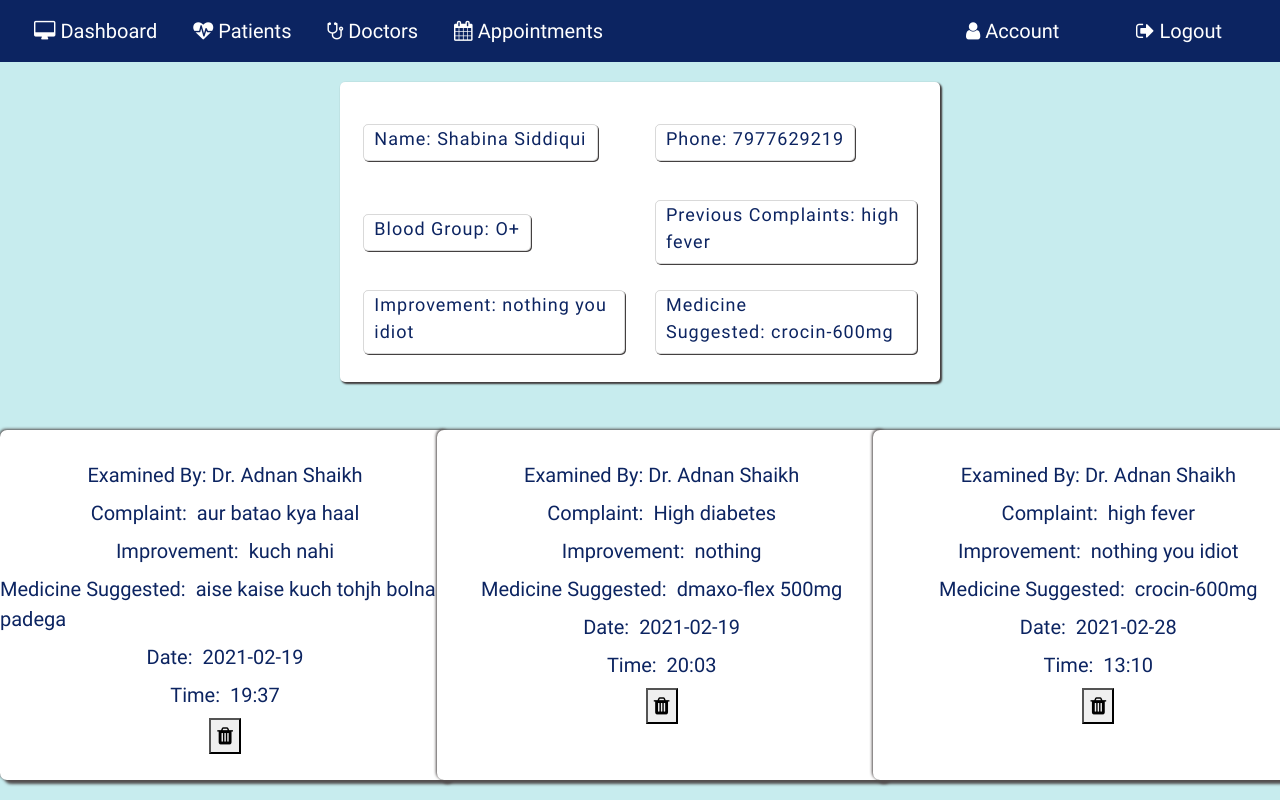
/viewapp/1 (signed in), run on an earlier commit of the app's database.
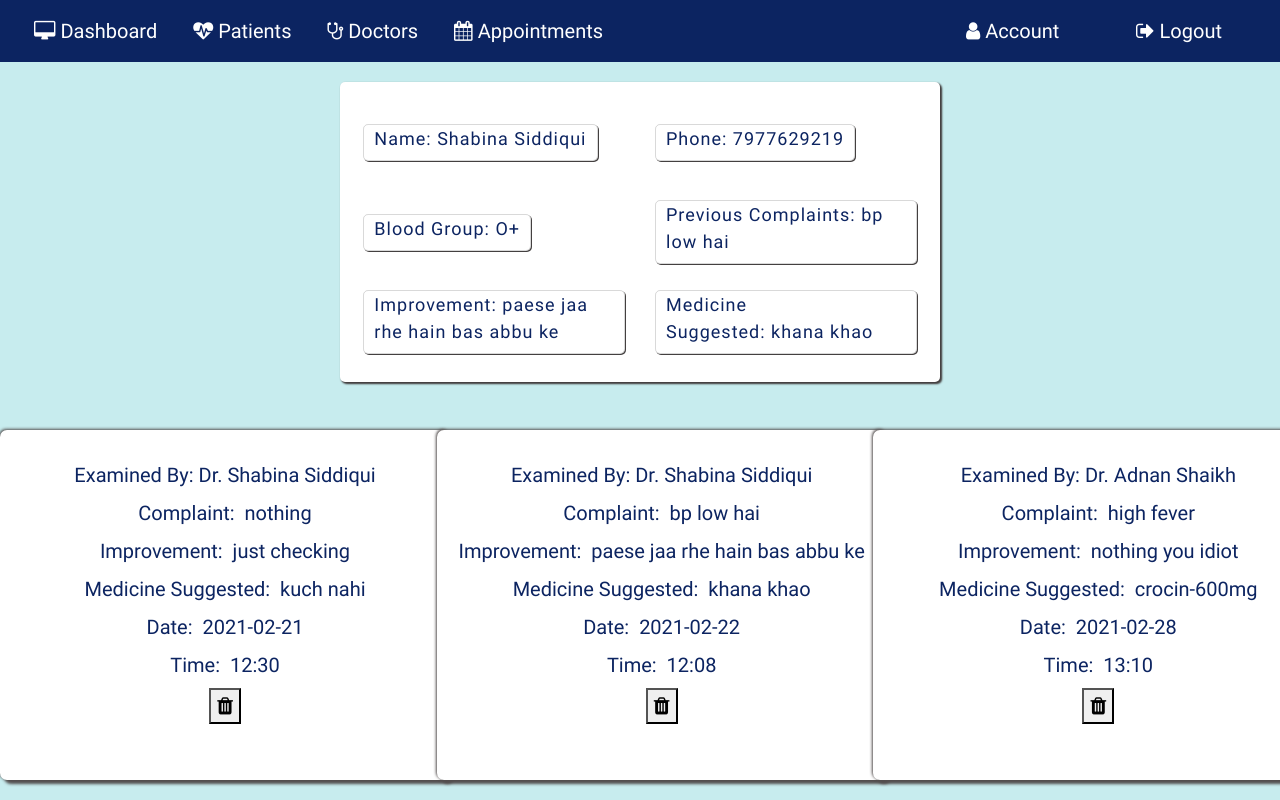
And on a later commit of the database.
### application/routes.py (models this page shows, shortened)
class Patient(db.Model):
  __tablename__ = 'Patient'
  id = db.Column(db.Integer, primary_key=True)
  pname = db.Column(db.String(20))
  age= db.Column(db.String(20))
  phone=db.Column(db.String(20))
  gender=db.Column(db.String(10))
  bgroup=db.Column(db.String(5))
  state=db.Column(db.String(15))
  address=db.Column(db.String(100))
  mstatus=db.Column(db.String(10))
  complaint=db.Column(db.String(5000))
  improvement=db.Column(db.String(5000))
  medicine_suggested=db.Column(db.String(5000))
  pat_image = db.Column(db.String(20), nullable=False, default='default.jpg')

class Appointments(db.Model):
  __tablename__ = 'Appointments'
  id = db.Column(db.Integer, primary_key=True)
  pname=db.Column(db.String(100))
  examinedby = db.Column(db.String(100))
  complaint = db.Column(db.String(5000))
  medicine_suggested = db.Column(db.String(5000))
  improvements = db.Column(db.String(5000))
  date= db.Column(db.String(50))
  time= db.Column(db.String(50))

### application/routes.py (the view)
@app.route('/viewapp/<id>',methods=['POST','GET'])
def viewapp(id):
  if 'username' in session:
    pat=Patient.query.filter_by(id=id).first()
    pname=pat.pname
    appointment= Appointments.query.filter_by(pname=pname).order_by(Appointments.date).all()
    if request.method=='GET':
      return render_template('viewapp.html',appointment=appointment, pat=pat)
    return render_template('viewapp.html',appointment=appointment, pat=pat, app=app)

### application/templates/viewapp.html (shortened to what this page needs)
{% extends 'layout.html' %}{% include 'includes/nav.html' %} {% block content%}
<section id="viewapp">
  <div class="outer-container">
    <div class="container-view">
      <form action="" method="GET">
        <div class="row row-view">
          <div class="col-5 col-view">
            <div class="inner-col">
              <label for="">Name:&nbsp;{{ pat.pname }}</label>
            </div>
          </div>
          <div class="col-5 col-view">
            <div class="inner-col">
              <label for="">Phone:&nbsp;{{pat.phone}}</label>
            </div>
          </div>
        </div>
        <div class="row row-view">
          <div class="col-5 col-view">
            <div class="inner-col">
              <label for="">Blood Group:&nbsp;{{ pat.bgroup }}</label>
            </div>
          </div>
          <div class="col-5 col-view">
            <div class="inner-col">
              <label for="">Previous Complaints:&nbsp;{{pat.complaint}}</label>
            </div>
          </div>
        </div>
        <div class="row row-view">
          <div class="col-5 col-view">
            <div class="inner-col">
              <label for="">Improvement:&nbsp;{{ pat.improvement }}</label>
            </div>
          </div>
          <div class="col-5 col-view">
            <div class="inner-col">
              <label for=""
                >Medicine Suggested:&nbsp;{{pat.medicine_suggested}}</label
              >
            </div>
          </div>
        </div>
      </form>
    </div>
    <div class="app-view">
      <div class="row">
        {% for i in appointment %}
        <div class="mt-5 col-4">
          <div class="form-style app-card">
            <div>
              <label for="">Examined By:&nbsp;{{ i.examinedby }}</label>
            </div>
            <div>
              <label for="">Complaint: &nbsp;{{ i.complaint }}</label>
            </div>
            <div>
              <label for="">Improvement: &nbsp;{{ i.improvements }}</label>
            </div>
            <div>
              <label for=""
                >Medicine Suggested: &nbsp;{{ i.medicine_suggested }}</label
              >
            </div>
            <div>
              <label for="">Date: &nbsp;{{ i.date }}</label>
            </div>
            <div>
              <label for="">Time: &nbsp;{{ i.time }}</label>
            </div>
            <div>
              <button
                type="button"
                class="dbutton"
                onclick="window.location='/deleteapp/{{ i.id }}'"
              >
                <i class="fa fa-trash" aria-hidden="true"></i>
              </button>
            </div>
          </div>
        </div>
        {% endfor %}
      </div>
    </div>
  </div>
</section>
{% endblock content%}

### application/templates/layout.html (shortened to what this page needs)
<!DOCTYPE html>
<html lang="en">
  <head>
    <link
      rel="stylesheet"
      href="https://maxcdn.bootstrapcdn.com/bootstrap/4.0.0/css/bootstrap.min.css"
    />
    <link
      rel="stylesheet"
      href="https://cdnjs.cloudflare.com/ajax/libs/font-awesome/4.7.0/css/font-awesome.min.css"
    />
    <link
      rel="stylesheet"
      href="//code.jquery.com/ui/1.12.1/themes/base/jquery-ui.css"
    />
    <link
      rel="stylesheet"
      type="text/css"
      href="{{ url_for('static', filename = 'main.css') }}"
    />
    <link
      rel="stylesheet"
      type="text/css"
      href="{{ url_for('static', filename = 'nav.css') }}"
    />
    <link
      rel="stylesheet"
      type="text/css"
      href="{{ url_for('static', filename = 'newpatient.css') }}"
    />
    <link
      rel="stylesheet"
      type="text/css"
      href="{{ url_for('static', filename = 'patrcd.css') }}"
    />
    <link
      rel="stylesheet"
      type="text/css"
      href="{{ url_for('static', filename = 'account.css')}}"
    />
    <link
      rel="stylesheet"
      href="{{ url_for('static', filename = 'viewapp.css')}}"
    />
    <link
      rel="stylesheet"
      href="{{ url_for('static', filename = 'appointment.css')}}"
    />
    <link
      rel="stylesheet"
      href="{{ url_for('static', filename = 'adddoctor.css')}}"
    />
    <link
      rel="stylesheet"
      href="{{ url_for('static', filename = 'commonstyle.css')}}"
    />
    <link
      rel="stylesheet"
      href="{{ url_for('static', filename = 'alldoc.css')}}"
    />
    <link
      rel="stylesheet"
      href="{{ url_for('static', filename = 'allapp.css')}}"
    />
    <link
      rel="stylesheet"
      href="{{ url_for('static', filename = 'popup.css')}}"
    />
  </head>
  <body>
    {% block nav %} {% endblock nav %}  {% block content %} {% endblock content %}
  </body>
</html>

### application/templates/includes/nav.html (shortened to what this page needs)
{% extends 'layout.html' %} {% block nav %}
<div class="row-nav">
  <div class="nav-left">
    <nav class="navbar navbar-expand">
      <ul class="navbar-nav" navbar>
        <li class="nav-item">
          <a href="{{ url_for('home') }}" class="nav-link"
            ><i class="fa fa-desktop" aria-hidden="true">&nbsp;</i>Dashboard</a
          >
        </li>
        <li class="nav-item dropdown">
          <a href="" class="nav-link dropbtn"
            ><i class="fa fa-heartbeat" aria-hidden="true">&nbsp;</i>Patients</a
          >
        </li>
        <li class="nav-item dropdown">
          <a href="" class="nav-link dropbtn"
            ><i class="fa fa-stethoscope" aria-hidden="true">&nbsp;</i
            >Doctors</a
          >
        </li>
        <li class="nav-item dropdown">
          <a href="" class="nav-link dropbtn"
            ><i class="fa fa-calendar" aria-hidden="true">&nbsp;</i
            >Appointments</a
          >
        </li>
      </ul>
    </nav>
  </div>
  <div class="nav-right">
    <div class="acc acc-account">
      <a href="{{ url_for('editaccount', id=1) }}" class="nav-link"
        ><i class="fa fa-user" aria-hidden="true">&nbsp;</i>Account</a
      >
    </div>
    <div class="acc acc-logout" id="logout-btn">
      <a href="#" class="nav-link openModal"
        ><i class="fa fa-sign-out" aria-hidden="true">&nbsp;</i>Logout</a
      >
    </div>
  </div>
</div>
{% endblock nav %}

### application/static/main.css (style rules this page uses)
body { background: #c7ecee; width: 100vw; background-size: cover; background-position: center; font-family: "Dosis", sans-serif; }

### application/static/nav.css (style rules this page uses)
.nav-link { color: white; margin: 0 10px; font-size: 20px; border-radius: 7px; font-family: "Audiowide", cursive; }
.row-nav { display: flex; flex-direction: row; justify-content: space-between; background: #0c2461; width: 100%; height: 9%; position: static; }
.dropdown { position: relative; display: inline-block; font-family: "Audiowide", cursive; }
.nav-right { display: flex; align-items: center; }
.acc { width: 170px; align-items: flex-end; }

### application/static/patrcd.css (style rules this page uses)
body { counter-reset: Serial; }

### application/static/viewapp.css (style rules this page uses)
#viewapp { display: flex; flex-direction: row; justify-content: center; }
.outer-container { height: 100vh; }
.container-view { margin-top: 20px; height: 300px; width: 600px; display: flex; flex-direction: column; align-items: center; justify-content: center; background: white; border-radius: 5px; box-shadow: 2px 2px 2px rgb(68, 64, 64), 1px 1px 2px rgb(68, 64, 64); }
.row-view { height: 90px; width: 700px; display: flex; flex-direction: row; justify-content: center; }
.col-5 { display: flex; align-items: center; font-size: 18px; letter-spacing: 1px; color: #0c2461; }
.inner-col { padding: 0 10px; box-shadow: 1px 1px rgb(68, 64, 64); border-radius: 5px; border: 1px solid rgba(68, 64, 64, 0.2); }

### application/static/appointment.css (style rules this page uses)
.outer-container { height: 100%; display: flex; flex-direction: column; justify-content: space-around; align-items: center; }
.app-view { display: flex; flex-direction: row; }
.app-card { height: 350px; width: 450px; }

### application/static/commonstyle.css (style rules this page uses)
a { text-decoration: none; }
label { color: #0c2461; }
.form-style { font-size: 20px; color: #0c2461; display: flex; flex-direction: column; align-items: center; background: white; border-radius: 7px; box-shadow: 4px 4px 3px rgb(83, 78, 78), -1px -1px 3px rgb(83, 78, 78); }

What changed in the data, as far as the page shows it:
removed Appointments: examinedby "Dr. Adnan Shaikh", complaint "aur batao kya haal", improvements "kuch nahi", medicine_suggested "aise kaise kuch tohjh bolna padega", date "2021-02-19", time "19:37"
removed Appointments: examinedby "Dr. Adnan Shaikh", complaint "High diabetes", improvements "nothing", medicine_suggested "dmaxo-flex 500mg", date "2021-02-19", time "20:03"
changed Patient "Shabina Siddiqui": complaint "high fever" → "bp low hai"; improvement "nothing you idiot" → "paese jaa rhe hain bas abbu ke"; medicine_suggested "crocin-600mg" → "khana khao"
added Appointments: examinedby "Dr. Shabina Siddiqui", complaint "nothing", improvements "just checking", medicine_suggested "kuch nahi", date "2021-02-21", time "12:30"
added Appointments: examinedby "Dr. Shabina Siddiqui", complaint "bp low hai", improvements "paese jaa rhe hain bas abbu ke", medicine_suggested "khana khao", date "2021-02-22", time "12:08"
